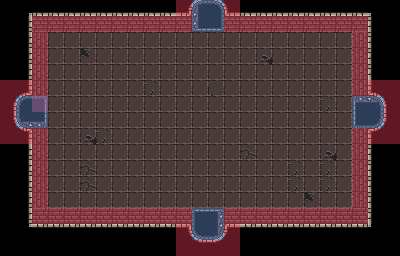

This game map was drawn from its Tiled (.tmx) file and the tilesets committed beside it. A one-line description and the trimmed map source follow:
An orthogonal 25x16 tile map with 16x16 px tiles, 3 tile layers (Tile Layer 1, wall meta, door meta), 2 tilesets.

<map version="1.8" tiledversion="1.8.4" orientation="orthogonal" renderorder="right-down" width="25" height="16" tilewidth="16" tileheight="16" infinite="0" nextlayerid="5" nextobjectid="1">
 <tileset firstgid="1" source="0x72_DungeonTilesetII_v1.4.tsx" />
 <tileset firstgid="1025" source="MetaSet.tsx" />
 <layer id="1" name="Tile Layer 1" width="25" height="16">
  <data>[400 cells, 357 non-empty, 19 distinct tile ids]</data>
 </layer>
 <layer id="3" name="wall meta" width="25" height="16" opacity="0.4">
  <data>[400 cells, 77 non-empty, 1 distinct tile ids]</data>
 </layer>
 <layer id="4" name="door meta" width="25" height="16" opacity="0.4">
  <data>[400 cells, 16 non-empty, 1 distinct tile ids]</data>
 </layer>
</map>
